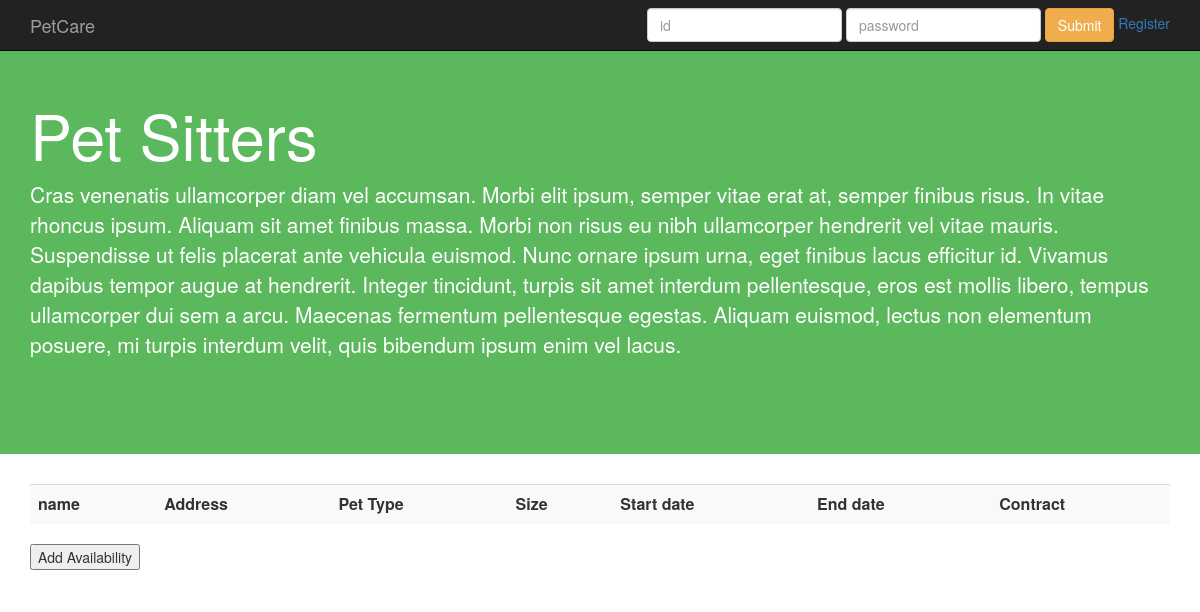
The app's page /user/sitter.php, older data.
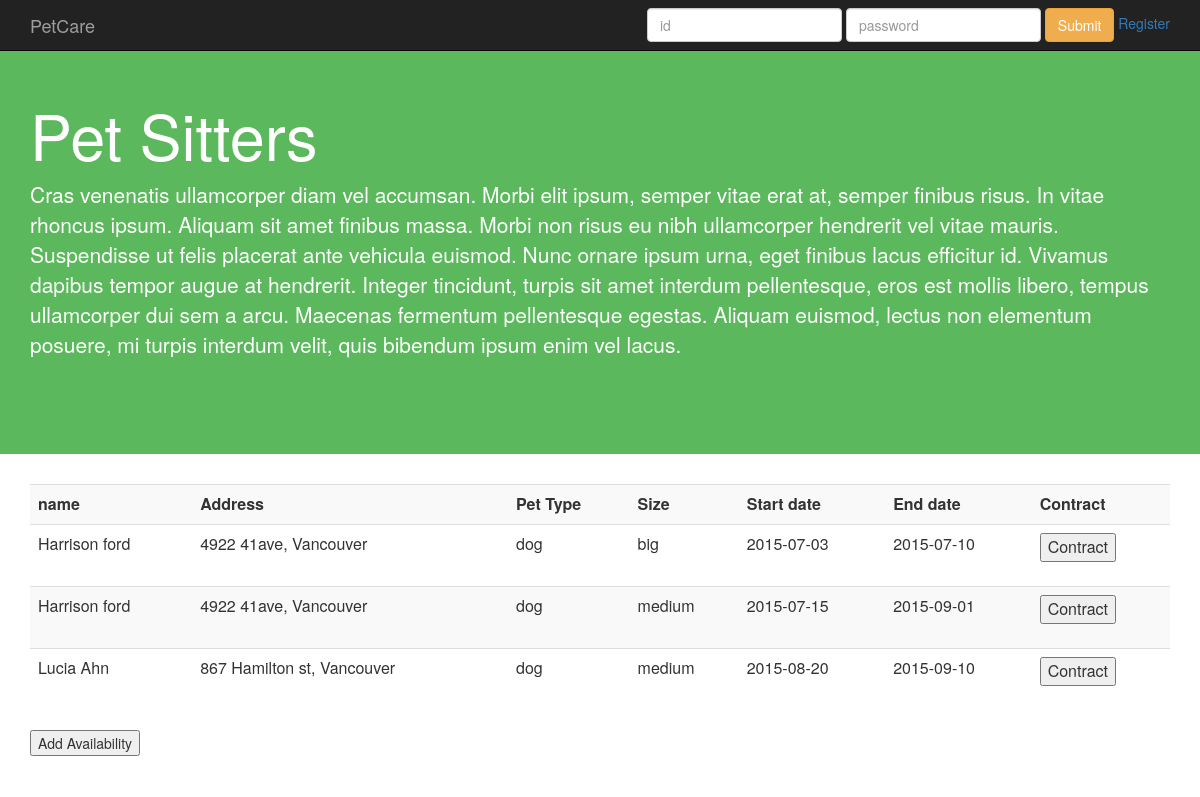
The same page, newer data.
### tables this page shows
CREATE TABLE SitterAvailability
(SitterID	Char(20),
 AvailabilityID 	INTEGER,
 StartDate 	DATE NOT NULL,
 EndDate 	DATE NOT NULL,
 primary key(SitterID, AvailabilityID),
 foreign key(SitterID) references PetSitter(SitterID));

CREATE TABLE User
(UserID 	CHAR(20) NOT NULL,
 Password 	CHAR(20) NOT NULL, 
 Name 		CHAR(20) NOT NULL, 
 Address 	CHAR(50) NOT NULL,
 PhoneNum 	CHAR(10) NOT NULL,
 primary key (UserID));

CREATE TABLE CanTakeCareOf
(Size 		CHAR(20) NOT NULL,
 Species 	CHAR(20) NOT NULL,
 SitterID 	Char(20),
 AvailabilityID 	INTEGER,
 primary key (SitterID,AvailabilityID),
 foreign key (SitterID,AvailabilityID) references SitterAvailability(SitterID,AvailabilityID));

### user/sitter.php (the view, shortened to what this page needs)
<?php
	function getSitterAvailability() {
		try{
			$db = new PDO("mysql:host=localhost;dbname=fantastic304;port=3306","root");
			$sql = 'SELECT Name, Address, Species, Size, StartDate, EndDate
					FROM SitterAvailability sa, PetSitter ps, User u, CanTakeCareOf c
					WHERE sa.SitterID = ps.SitterID and ps.SitterID = u.UserID and sa.SitterID = c.SitterID and sa.AvailabilityID = c.AvailabilityID
					and sa.AvailabilityID NOT IN (Select AvailabilityID FROM AccommodationRequest WHERE AvailabilityID IS NOT Null )
					';
			echo '<table class="table table-striped">';
			echo '<th>';
			echo "name";
			echo '</th>';
			echo '<th>';
			echo "Address";
			echo '</th>';
			echo '<th>';
			echo "Pet Type";
			echo '</th>';
			echo '<th>';
			echo "Size";
			echo '</th>';
			echo '<th>';
			echo "Start date";
			echo '</th>';
			echo '<th>';
			echo "End date";
			echo '</th>';
			echo '<th>';
			echo "Contract";
			echo '</th>';
			foreach($db->query($sql) as $row){
				echo '<tr>';
				echo '<td>';
				echo $row['Name'];
				echo '</td>';
				echo '<td>';
				echo $row['Address'];
				echo '</td>';
				echo '<td>';
				echo $row['Species'];
				echo '</td>';
				echo '<td>';
				echo $row['Size'];
				echo '</td>';
				echo '<td>';
				echo $row['StartDate'];
				echo '</td>';
				echo '<td>';
				echo $row['EndDate'];
				echo '</td>';
				echo '<td>';
				echo'<form action="contractToSitter.php">
						<input type="submit" value="Contract">
					</form>';
				echo '</td>';
				echo '</tr>';
			}
			echo '</table>';
		} catch(Exception $e){
		echo "Could not connect to the database";
		exit;
		}
	}
?>
<head>
	<link rel="stylesheet" href="../bootstrap.min.css">
</head>
<body>
	<?php include '../include/header.php' ?>
	<div style="padding: 80px 0; background-color:5cb85c; !important" class="jumbotron">
  		<div class="container">
  			<h1 style="color:white">Pet Sitters</h1>
  			<p style="color:white">Cras venenatis ullamcorper diam vel accumsan. Morbi elit ipsum, semper vitae erat at, semper finibus risus. In vitae rhoncus ipsum. Aliquam sit amet finibus massa. Morbi non risus eu nibh ullamcorper hendrerit vel vitae mauris. Suspendisse ut felis placerat ante vehicula euismod. Nunc ornare ipsum urna, eget finibus lacus efficitur id. Vivamus dapibus tempor augue at hendrerit. Integer tincidunt, turpis sit amet interdum pellentesque, eros est mollis libero, tempus ullamcorper dui sem a arcu. Maecenas fermentum pellentesque egestas. Aliquam euismod, lectus non elementum posuere, mi turpis interdum velit, quis bibendum ipsum enim vel lacus.</p>
  		</div>
	</div>
	<div class="container">
		<?php
			getSitterAvailability();
		?>
		<form action="sitterAddAvailabilities.php">
			<input type="submit" value="Add Availability">
		</form>
	</div>
</body>

Row changes from the older to the newer data that the page shows:
added sitteravailability: user.Name "Harrison ford", user.Address "4922 41ave, Vancouver", cantakecareof.Species "dog", cantakecareof.Size "big", StartDate "2015-07-03", EndDate "2015-07-10"
added sitteravailability: user.Name "Harrison ford", user.Address "4922 41ave, Vancouver", cantakecareof.Species "dog", cantakecareof.Size "medium", StartDate "2015-07-15", EndDate "2015-09-01"
added sitteravailability: user.Name "Lucia Ahn", user.Address "867 Hamilton st, Vancouver", cantakecareof.Species "dog", cantakecareof.Size "medium", StartDate "2015-08-20", EndDate "2015-09-10"
